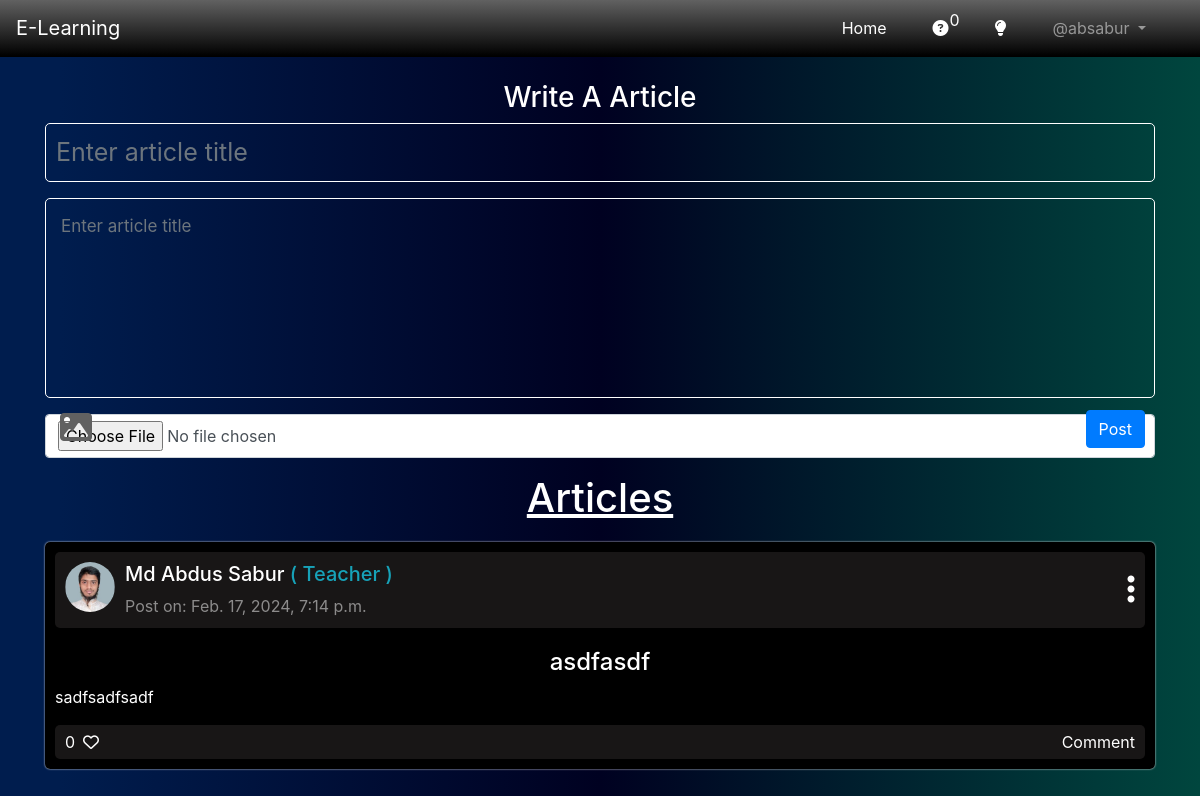
The app's page /teacher/articles/ (signed in) with its own data.
### App_Teacher/models.py (models this page shows, shortened)
class Article(models.Model):
    user = models.ForeignKey(User, on_delete=models.CASCADE)
    title = models.CharField(max_length=100)
    content = models.TextField()
    image = models.ImageField(upload_to='articles', blank=True, null=True)
    created_at = models.DateTimeField(auto_now_add=True)
    updated_at = models.DateTimeField(auto_now=True)
    class Meta:
        ordering = ['-updated_at', '-created_at', 'title']

### App_Auth/models.py (models this page shows)
class UserProfile(models.Model):
    user = models.OneToOneField(User, related_name='user_profile', on_delete=models.CASCADE)
    name = models.CharField(max_length=100)
    id_number = models.IntegerField()
    address = models.TextField()
    image = models.ImageField(upload_to='profile')
    role = models.CharField(max_length=30)
    created_at = models.DateTimeField(auto_now_add=True)
    updated_at = models.DateTimeField(auto_now=True)

### App_Teacher/views.py (the view, shortened to what this page needs)
# urls.py: path('articles/', articles, name='articles'),
@login_required
def articles(request):
    userinfo = UserProfile.objects.filter(user=request.user)
    if not userinfo:
        messages.warning(request,"Add your information first!")
        return redirect('App_Auth:userInfo')
    articles = Article.objects.all()
    commentForm = CommentForm()
    replayForm = replayFrom()
    postForm = ArticleForm()
    return render(request, 'App_Teacher/articles.html', context={'articles': articles, 'commentForm': commentForm, 'replayForm': replayForm, "postForm": postForm})

### App_Teacher/forms.py
class CommentForm(forms.ModelForm):
    class Meta:
        model = Comment
        fields = ('content',)
        labels = {
            'content': '',
        }
        widgets = {
            'content': forms.Textarea(attrs={'placeholder': 'Write a comment'}),
        }

class replayFrom(forms.ModelForm):
    class Meta:
        model = Replay
        fields = ('replay',)
        labels = {
            'replay': '',
        }
        widgets = {
            'replay': forms.Textarea(attrs={'placeholder': 'Replay in this comment'}),
        }

### templates/App_Teacher/articles.html (shortened to what this page needs)
{% extends "base.html" %} {% load crispy_forms_tags %}  {% block body_block %}
{%if user.user_profile.role == 'teacher'%}
  <h3 class="text-center">Write A Article</h3>
  <form class="write-article" method="POST" enctype="multipart/form-data">
    {{postForm|crispy }}
    <label class="image-upload" for="id_image" ><i class="fa-solid fa-image fa-2x"></i></label>
    <button name="post_article" type="submit" class="btn btn-primary post-btn">Post</button>
  </form>
{%endif%}
<h1 class="text-center mt-3" style="text-decoration: underline;">Articles</h1>
{%for article in articles%}
<div class="article">
  <div class="article-user">
    <img class="article-profile-image" src="/media/{{article.user.user_profile.image}}" />
    <div class="article-user-details">
      <h5>{{article.user.user_profile.name}} {%if article.user.user_profile.role == 'teacher'%}<span class="text-info">( Teacher )</span>{%endif%}</h5>
      <p>Post on: {{article.created_at}}</p>
    </div>
    {%if user == article.user%}
    <div class="post-menu">
      <i class="fa-solid fa-ellipsis-vertical fa-2x"></i>
    </div>
    {%endif%}
  </div>
  <h4 style="align-self: center;">{{article.title}}</h4>
  <div class="short-post" onclick="maximizePost(this)">
    {{article.content|linebreaks|slice:200}}
  </div>
  <div class="like-comment-bar">
    <div>{{article.likes.all.count}}<a href="{%url 'App_Teacher:liked_article' pk=article.pk%}" class="ml-2 btn-like-comment is-liked">
    </a></div>
    <span
      type="button"
      class="btn-like-comment"
      data-toggle="modal"
      data-target="#article{{article.id}}"
    >
      Comment
    </span>
  </div>
</div>
{%endfor%} {% endblock %}

### templates/base.html (shortened to what this page needs)
<!DOCTYPE html>
{%load static%}
<html lang="en">
  <head>
    <link
      rel="stylesheet"
      href="https://cdn.jsdelivr.net/npm/bootstrap@4.0.0/dist/css/bootstrap.min.css"
    />
    <link
      rel="stylesheet"
      href="https://cdnjs.cloudflare.com/ajax/libs/font-awesome/6.5.1/css/all.min.css"
    />
    <link rel="stylesheet" href="{% static 'css/main.css' %}?{% now “U” %}" />
  </head>
  <body>
    <header>
      <nav
        class="navbar navbar-expand-lg navbar-dark"
        style="
          background-image: linear-gradient(to bottom, rgb(97, 97, 97), #000000);
          border-bottom: 1px solid black;
        "
      >
        <a class="navbar-brand" href="/">E-Learning</a>
        <div class="collapse navbar-collapse" id="navbarNavAltMarkup">
          <div class="navbar-nav ml-auto">
            <a class="nav-link nav-item active" href="/">Home</a>
            {% if user.is_authenticated %}
            <a
              class="nav-link nav-item active notification-parent"
              href="{%url 'App_Student:questions'%}"
            >
              <i class="fas fa-question-circle"></i>
              {%if user.user_profile.role == 'teacher'%}
              <span class="notification">{{my_data.question}}</span>
              {%endif%}
            </a>
            <a
              class="nav-link nav-item active notification-parent"
              href="{%url 'App_Teacher:quiz'%}"
            >
              <i class="fas fa-lightbulb"></i>
            </a>
            <div class="nav-item dropdown">
              <a
                class="nav-link dropdown-toggle"
                href="#"
                id="navbarDropdown"
                role="button"
                data-toggle="dropdown"
                aria-haspopup="true"
                aria-expanded="false"
              >
                @{{user.username}}
              </a>
            </div>
            {% endif %}
          </div>
        </div>
      </nav>
    </header>
    <div class="container pt-4 pb-4 w-100">
      {% block body_block %} {% endblock %}
    </div>
  </body>
</html>

### static/css/main.css (style rules this page uses)
* { padding: 0; margin: 0; box-sizing: border-box; }
body { background: linear-gradient(90deg, #001d4e 5%, #000121 50%, #00463e 100%) center; min-height: 100vh; color: white; }
.navbar-nav a { margin-right: 30px; }
.notification-parent { position: relative; }
.notification { position: absolute; top: 0px; left: 25px; display: flex; align-items: center; justify-content: center; border-radius: 100%; color: white; }
textarea { height: auto; resize: none; }
.write-article { width: 100%; position: relative; }
.post-btn { position: absolute; right: 10px; bottom: 10px; }
.image-upload { cursor: pointer; position: absolute; left: 10px; bottom: 0; z-index: 2; color: rgb(97, 97, 97); padding: 5px; border-radius: 5px; }
.post-title-input { width: 100%; padding: 10px; border-radius: 5px; border: 1px solid white; outline: none; background-color: inherit; font-size: 25px; color: white; }
.post-area { width: 100%; min-height: 200px; background-color: inherit; padding: 15px; font-size: 17px; color: white; border-radius: 5px; border: 1px solid white; outline: none; }
.article { width: 100%; display: flex; flex-direction: column; justify-content: center; align-items: flex-start; background-color: rgb(0, 0, 0); box-shadow: 0 0 2px rgb(255, 255, 255); border-radius: 5px; margin: 20px 0; padding: 10px; }
.article-user { width: 100%; display: flex; justify-content: flex-start; align-items: center; border-radius: 5px; padding: 10px; margin-bottom: 20px; background-color: rgb(24, 22, 22); }
.post-menu { margin-left: auto; cursor: pointer; position: relative; }
.article-user-details { margin-left: 10px; }
.article-user-details p { margin: 0; }
.article-user-details p { opacity: 0.5; }
.article-profile-image { width: 50px; height: 50px; border-radius: 100%; object-fit: contain; background-color: black; align-self: flex-start; }
.like-comment-bar { display: flex; justify-content: space-between; align-items: center; width: 100%; background-color: rgb(24, 22, 22); padding: 5px 10px; border-radius: 5px; }
.btn-like-comment { background-color: inherit; color: rgb(255, 255, 255); border: none; padding: 0; border-radius: 5px; cursor: pointer; transition: all 0.1s; }

### records on screen
Article: user.user_profile.image (picture), user.user_profile.name "Md Abdus Sabur", shows "( Teacher )", created_at "Feb. 17, 2024, 7:14 p.m.", title "asdfasdf", content "sadfsadfsadf", likes.all.count "0"

### other values on screen
{{ my_data.question }} "0"
{{ user.username }} "absabur"
